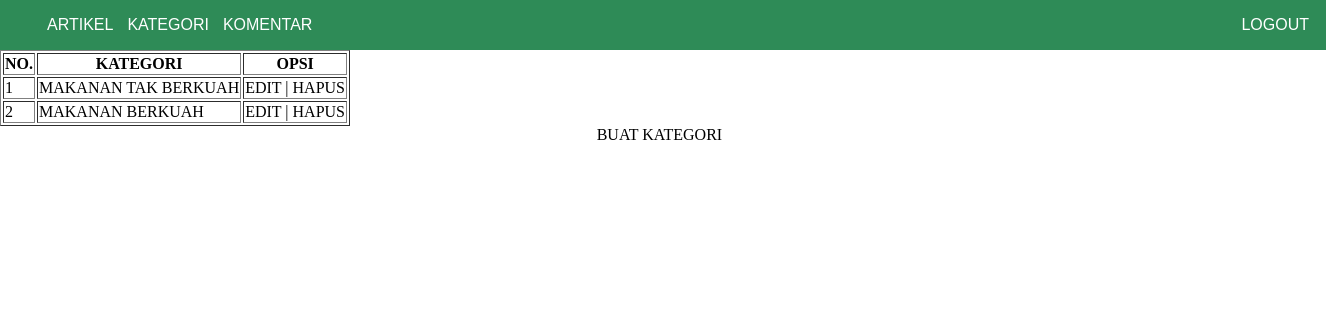
Screenshot of /admin/kategori (signed in) with the database file from the repository.
### tables this page shows
CREATE TABLE `kategori` (
  `id` int(255) NOT NULL,
  `nama_kategori` varchar(255) NOT NULL
);

### admin/kategori.php (the view)
<?php
include 'database.php';
$result = mysqli_query($conn, "SELECT * FROM kategori")
?>
<body>
    <table border="1">
        <tr>
            <th>NO.</th>
            <th>KATEGORI</th>
            <th>OPSI</th>
        </tr>
        <tr>
        <?php
        $i = 1;
        while ( $row = mysqli_fetch_assoc($result) ):
        ?>
            <td><?php echo $i?></td>
            <td><?php echo $row["nama_kategori"]?></td>
            <td><a href="edit_k.php?id=<?php echo $row['id']?>" style="color: black">EDIT | </a><a href="hapus_k.php?id=<?php echo $row['id']?>" style="color: black">HAPUS</a></td>
        </tr>
        <?php
        $i++;
        endwhile;
        ?>
    </table>
    <a href="input_k.php" style="color: black; margin-left: 45%; padding-bottom: 20px;">BUAT KATEGORI</a>
</body>

### admin/header.php (style rules this page uses)
a { color: white; text-decoration: none; }

### rows the page displays
kategori: nama_kategori "MAKANAN TAK BERKUAH"
kategori: nama_kategori "MAKANAN BERKUAH"
